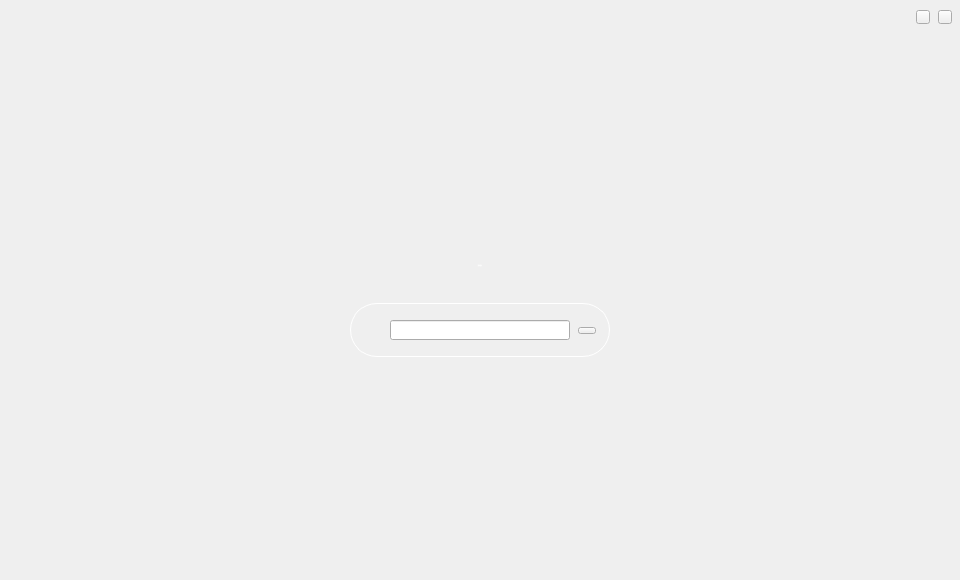
<?xml version="1.0" encoding="UTF-8"?>
<ui version="4.0">
 <class>LockPage</class>
 <widget class="QWidget" name="LockPage">
  <property name="geometry">
   <rect>
    <x>0</x>
    <y>0</y>
    <width>960</width>
    <height>580</height>
   </rect>
  </property>
  <property name="windowTitle">
   <string>Form</string>
  </property>
  <property name="styleSheet">
   <string notr="true">font: 12px &quot;微软雅黑&quot;;</string>
  </property>
  <widget class="QLabel" name="loginLabel">
   <property name="geometry">
    <rect>
     <x>420</x>
     <y>250</y>
     <width>120</width>
     <height>30</height>
    </rect>
   </property>
   <property name="font">
    <font>
     <family>微软雅黑</family>
     <pointsize>-1</pointsize>
     <weight>50</weight>
     <italic>false</italic>
     <bold>false</bold>
    </font>
   </property>
   <property name="styleSheet">
    <string notr="true">color: rgb(255, 255, 255);font: 19px &quot;微软雅黑&quot;;</string>
   </property>
   <property name="text">
    <string>登录密码:</string>
   </property>
   <property name="alignment">
    <set>Qt::AlignCenter</set>
   </property>
  </widget>
  <widget class="QToolButton" name="closeBtn">
   <property name="geometry">
    <rect>
     <x>938</x>
     <y>10</y>
     <width>14</width>
     <height>14</height>
    </rect>
   </property>
   <property name="cursor">
    <cursorShape>PointingHandCursor</cursorShape>
   </property>
   <property name="focusPolicy">
    <enum>Qt::NoFocus</enum>
   </property>
   <property name="text">
    <string/>
   </property>
  </widget>
  <widget class="QLineEdit" name="pwdLineEdit">
   <property name="geometry">
    <rect>
     <x>390</x>
     <y>320</y>
     <width>180</width>
     <height>20</height>
    </rect>
   </property>
   <property name="font">
    <font>
     <family>微软雅黑</family>
     <pointsize>-1</pointsize>
     <weight>50</weight>
     <italic>false</italic>
     <bold>false</bold>
    </font>
   </property>
   <property name="contextMenuPolicy">
    <enum>Qt::DefaultContextMenu</enum>
   </property>
   <property name="echoMode">
    <enum>QLineEdit::Password</enum>
   </property>
   <property name="alignment">
    <set>Qt::AlignCenter</set>
   </property>
   <property name="clearButtonEnabled">
    <bool>false</bool>
   </property>
  </widget>
  <widget class="QToolButton" name="enterBtn">
   <property name="geometry">
    <rect>
     <x>578</x>
     <y>327</y>
     <width>18</width>
     <height>7</height>
    </rect>
   </property>
   <property name="cursor">
    <cursorShape>PointingHandCursor</cursorShape>
   </property>
   <property name="focusPolicy">
    <enum>Qt::NoFocus</enum>
   </property>
   <property name="text">
    <string/>
   </property>
  </widget>
  <widget class="QLabel" name="label">
   <property name="geometry">
    <rect>
     <x>350</x>
     <y>303</y>
     <width>260</width>
     <height>54</height>
    </rect>
   </property>
   <property name="styleSheet">
    <string notr="true">QLabel{border: 1px solid white;border-radius: 27px;padding: 1px 2px 1px 8px;min-width: 9em;}</string>
   </property>
   <property name="text">
    <string/>
   </property>
  </widget>
  <widget class="QLabel" name="tipLabel">
   <property name="geometry">
    <rect>
     <x>300</x>
     <y>370</y>
     <width>360</width>
     <height>20</height>
    </rect>
   </property>
   <property name="font">
    <font>
     <family>微软雅黑</family>
     <pointsize>-1</pointsize>
     <weight>50</weight>
     <italic>false</italic>
     <bold>false</bold>
    </font>
   </property>
   <property name="styleSheet">
    <string notr="true">color: rgb(255, 255, 255);</string>
   </property>
   <property name="text">
    <string/>
   </property>
   <property name="alignment">
    <set>Qt::AlignCenter</set>
   </property>
  </widget>
  <widget class="QToolButton" name="minBtn">
   <property name="geometry">
    <rect>
     <x>916</x>
     <y>10</y>
     <width>14</width>
     <height>14</height>
    </rect>
   </property>
   <property name="cursor">
    <cursorShape>PointingHandCursor</cursorShape>
   </property>
   <property name="focusPolicy">
    <enum>Qt::NoFocus</enum>
   </property>
   <property name="text">
    <string/>
   </property>
  </widget>
  <zorder>label</zorder>
  <zorder>loginLabel</zorder>
  <zorder>closeBtn</zorder>
  <zorder>pwdLineEdit</zorder>
  <zorder>enterBtn</zorder>
  <zorder>tipLabel</zorder>
  <zorder>minBtn</zorder>
 </widget>
 <resources/>
 <connections/>
</ui>
